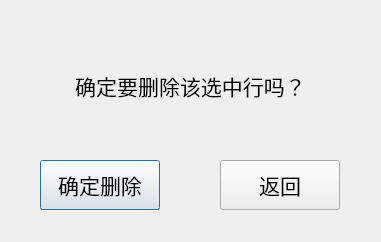
<?xml version="1.0" encoding="UTF-8"?>
<ui version="4.0">
 <class>Dialog</class>
 <widget class="QDialog" name="Dialog">
  <property name="geometry">
   <rect>
    <x>0</x>
    <y>0</y>
    <width>381</width>
    <height>242</height>
   </rect>
  </property>
  <property name="windowTitle">
   <string>Dialog</string>
  </property>
  <widget class="QLabel" name="label">
   <property name="geometry">
    <rect>
     <x>10</x>
     <y>40</y>
     <width>361</width>
     <height>91</height>
    </rect>
   </property>
   <property name="font">
    <font>
     <pointsize>16</pointsize>
    </font>
   </property>
   <property name="text">
    <string>确定要删除该选中行吗？</string>
   </property>
   <property name="alignment">
    <set>Qt::AlignCenter</set>
   </property>
  </widget>
  <widget class="QPushButton" name="pushButton_delete">
   <property name="geometry">
    <rect>
     <x>40</x>
     <y>160</y>
     <width>120</width>
     <height>50</height>
    </rect>
   </property>
   <property name="font">
    <font>
     <pointsize>16</pointsize>
    </font>
   </property>
   <property name="text">
    <string>确定删除</string>
   </property>
  </widget>
  <widget class="QPushButton" name="pushButton_exit">
   <property name="geometry">
    <rect>
     <x>220</x>
     <y>160</y>
     <width>120</width>
     <height>50</height>
    </rect>
   </property>
   <property name="font">
    <font>
     <pointsize>16</pointsize>
    </font>
   </property>
   <property name="text">
    <string>返回</string>
   </property>
  </widget>
 </widget>
 <resources/>
 <connections/>
</ui>
